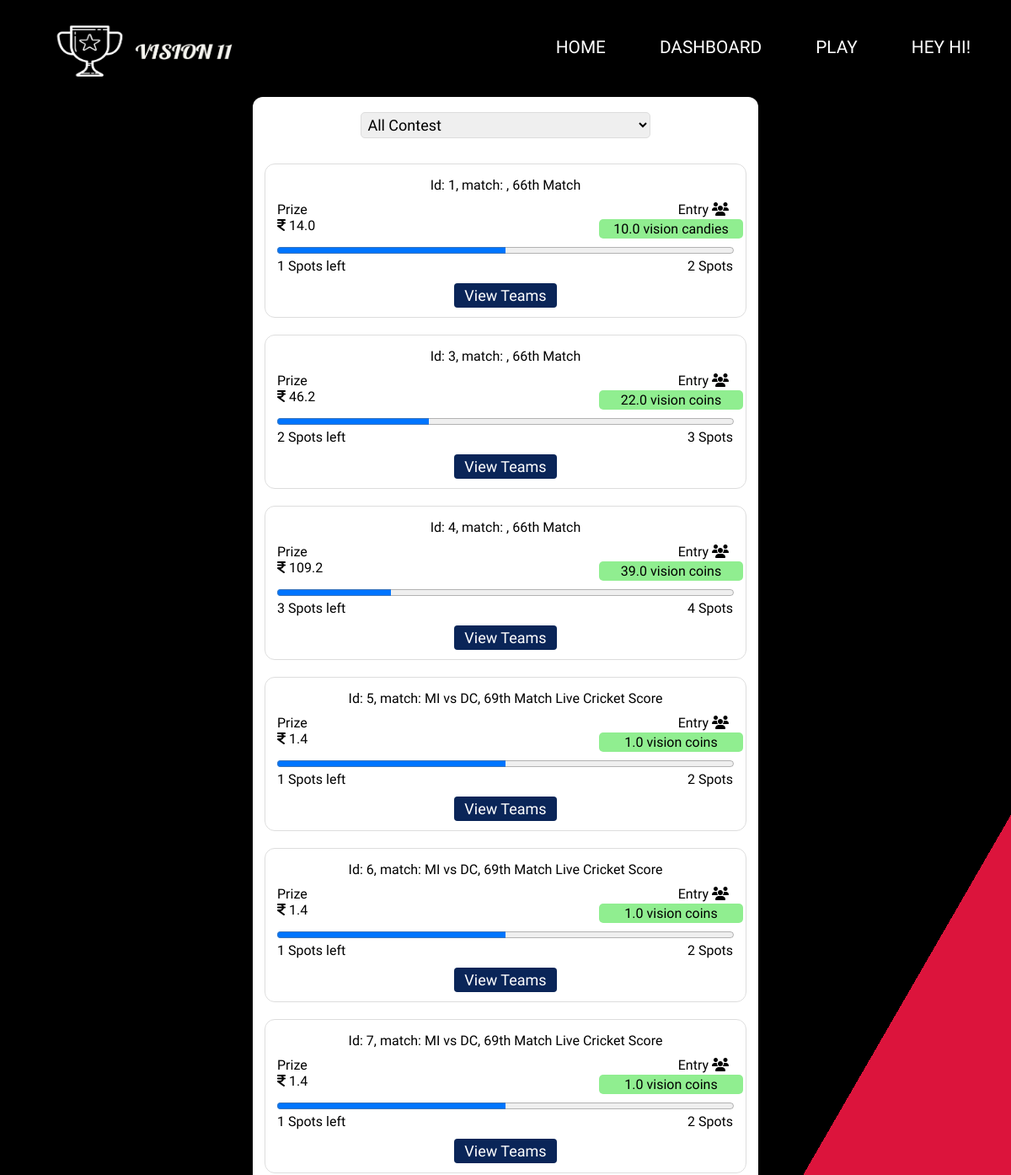
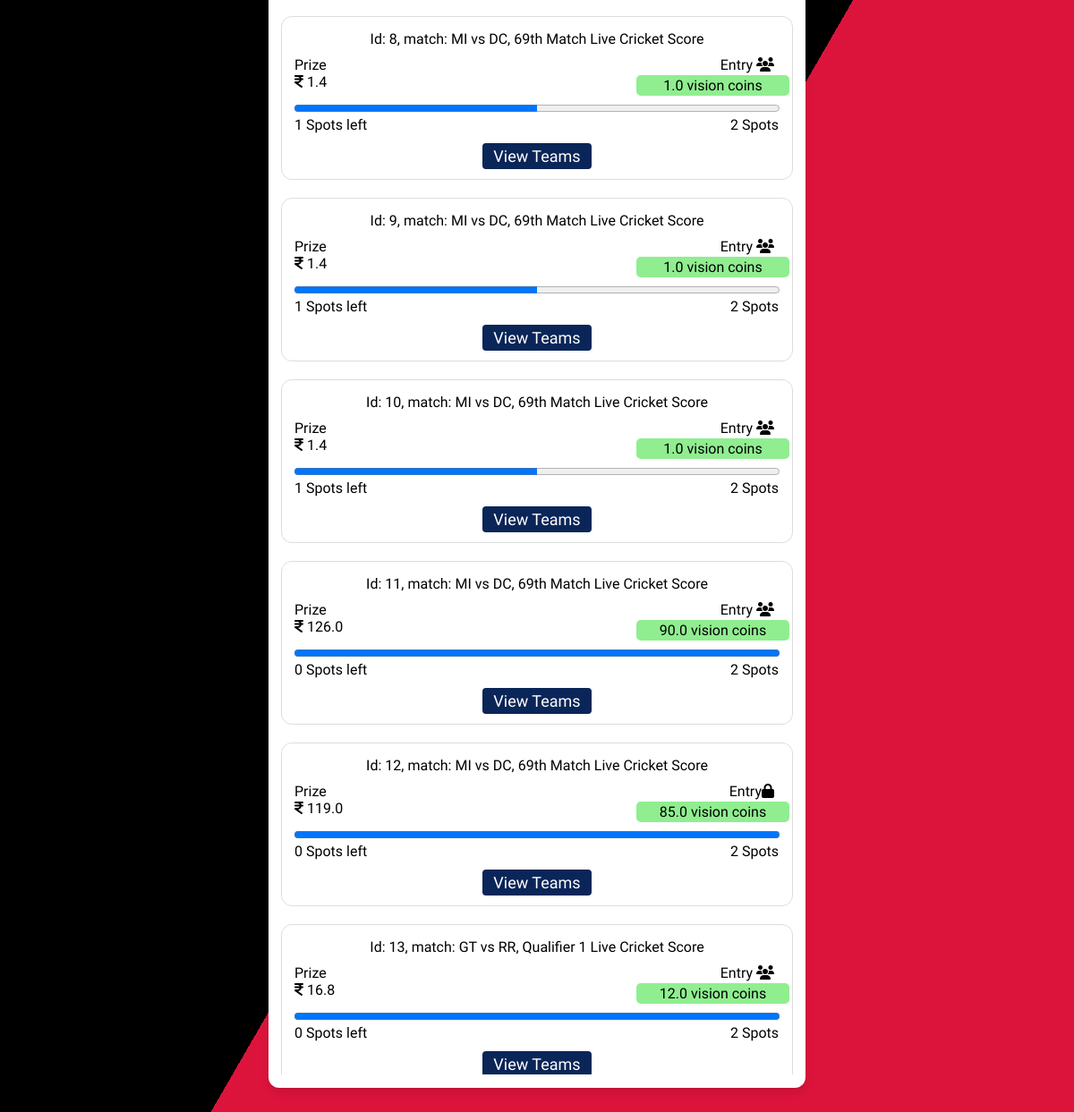
/mycontests (signed in), run on the app's committed database (2 pictures, top to bottom).
### usermanagerAPP/models.py (models this page shows, shortened)
class User1(AbstractUser):
    first_name = models.CharField(
        max_length=20
    )
    last_name = models.CharField(
        max_length=20
    )
    username = models.CharField(
        max_length=20,
        unique=True
    )
    age = models.IntegerField(
        null=True,
        blank=True
    )
    email = models.EmailField(
        max_length=50
    )
    vision_credits = models.FloatField(
        default=0
    )
    currency_type = models.CharField(
        choices=Currency_Choices,
        default=Choices.VISION_CANDIES,
        max_length=50
    )
    gender_type = models.CharField(
        choices=Gender_Choices,
        null=True,
        max_length=10
    )
    country = models.CharField(
        max_length=50
    )
    adult = models.BooleanField(
        'Adult_status',
        default=False
    )
    staff = models.BooleanField(
        'Staff_status',
        default=False
    )
    superuser = models.BooleanField(
        'super_user_status',
        default=False
    )
    aadhar_image = models.FileField(
        upload_to='others',
        null=True,
        blank=True
    )
    contests_won = models.IntegerField(
        default=0
    )
    objects = UserManager()

### mainAPP/models.py (models this page shows, shortened)
class Contest(models.Model):
    match_id = models.ForeignKey(
        Match,
        on_delete=models.CASCADE
    )
    user = models.ManyToManyField(
        User1
    )
    entry_fee = models.FloatField(
        default=1
    )
    fee_type = models.CharField(
        max_length=20,
        default='vision candies'
    )
    length = models.IntegerField(
        default=1
    )
    price_fee = models.FloatField(
        default=0
    )
    teams = models.ManyToManyField(
        to=UserTeam
    )
    reward_claimed = models.BooleanField(
        default=False
    )
    contest_type = models.CharField(
        default="public",
        max_length=25
    )
    password = models.CharField(
        max_length=128,
        null=True,
        blank=True
    )

class Match(models.Model):
    url = models.TextField(
        unique=True
    )
    title = models.TextField(
        null=True,
        blank=True
    )
    time = models.DateTimeField()
    name = models.CharField(
        max_length=100,
        null=True,
        blank=True
    )
    team1 = models.CharField(
        max_length=60,
        null=True,
        blank=True
    )
    team2 = models.CharField(
        max_length=60,
        null=True,
        blank=True
    )
    is_match_end = models.BooleanField(
        default=False
    )
    team1_img = models.TextField(
        null=True,
        blank=True
    )
    team2_img = models.TextField(
        null=True,
        blank=True
    )

### mainAPP/views.py (the view)
# urls.py: path('mycontests',views.RenderUserContest),
@login_required(login_url='/accounts/login')
def RenderUserContest(request):
    try:
        return vision11_render().render_usercontest(request)
    except:
        return redirect('/')

### templates/usercontest.html (shortened to what this page needs)
{% load static %}
<!DOCTYPE html>
<html lang="en">
<head>
    <link rel="stylesheet" href="{% static 'css/usercontest.css' %}">
    <link rel="stylesheet" href="https://stackpath.bootstrapcdn.com/font-awesome/4.7.0/css/font-awesome.min.css">
    <link rel="stylesheet" href="{% static 'css/navbar.css' %}">
</head>
<body>
    {% include 'navbar.html' %}
    <div class="multicolorbg">
        <div class="box" id="box">
            <select name="contestfilter" id="user_team" onchange="change_filter(id)">
                <option value="All Contest">All Contest</option>
              </select>
            <div class="allcontest" id="allcontest">
            {% for contest,slot,per in contests %}
                <div class="contest">
                    <div class="mathc_name">
                        <span>Id: {{ contest.id }}, match: {{ contest.match_id.title }}</span>
                    </div>
                    <div class="maincont">
                        <div class="heade">
                            <span class="prz">Prize</span>
                            {% if contest.contest_type == 'public' %}
                            <span class="entr">Entry <i class="fa fa-users" aria-hidden="true"></i>
                            </span>
                            {% else %}
                            <span class="entr">Entry<i class="fa fa-lock" aria-hidden="true"></i>
                            </span>
                            {% endif %}
                        </div>
                        <div class="money_container">
                            <span id="prize" class="prize"><i class="fa fa-inr" aria-hidden="true"></i>
                                {{ contest.price_fee }}</span>
                            <span id="entryfee1" class="entryfe">{{ contest.entry_fee }} {{ contest.fee_type }}</span>
                        </div>
                        <div class="progress_bar">
                            <progress id="prog1" value="{{ per }}" max="100" class="prog_bar"> 0% </progress>
                            <div class="spots">
                                <span id="spot_left1" class="spot_left">{{ slot }} Spots left</span>
                                <span id="total_spots1" class="total_spot">{{ contest.length }} Spots</span>
                            </div>
                        </div>
                        <div class="join">
                            <a href = "/contestdetails/contest={{ contest.id }}">View Teams</a>
                        </div>
                    </div>
                </div>
            {% endfor %}
            </div>
            </div>
        </div>
</body>
</html>

### templates/navbar.html (shortened to what this page needs)
{% load static %}
<header class="header">
    <img width="250px" height="70px" src="{% static 'imgs/web/logo.png' %}" alt="">
  <nav class="navbar">
    <ul class="navbar-list">
      <li><a class="navbar-link" href="/">Home</a></li>
      <li><a class="navbar-link" href="/dashboard">Dashboard</a></li>
      <li><a class="navbar-link" href="/play">Play</a></li>
      {% if not user.is_authenticated %}
      <li><a class="navbar-link" href="/accounts/signup" target="_blank">Register</a>
      {% else %}
      <li><a class="navbar-link" href="#">Hey {{user.first_name}}!</a>
      {% endif %}
      </li>
    </ul>
  </nav>
</header>

### statics/css/usercontest.css (style rules this page uses)
* { margin: 0; padding: 0; box-sizing: border-box; font-family: system-ui; }
body { overflow-x: hidden; }
.multicolorbg { background: crimson; background-image: linear-gradient(120deg, #000 55%, crimson 55%); background-repeat: no-repeat; background-size: cover; width: 100vw; min-height: 100vh; overflow: hidden; }
#allcontest,#completed,#winings,#live { height: 70vh; overflow-y: auto; }
.multicolorbg .box { width: 600px; margin: auto; margin-top: 115px; margin-bottom: 15px; background: #fff; padding: 15px 14px; border-radius: 12px; box-shadow: 0 5px 10px rgba(0,0,0,0.1); }
.contest { margin: auto; margin-top: 20px; background: #fff; padding: 15px 14px; border-radius: 12px; border: 1px solid #dddddd; position: relative; }
.mathc_name { text-align: center; }
.entr, .entryfe { position: absolute; }
.entr { right: 20px; }
.entryfe { margin-top: 2px; text-align: center; display: inline-block; right: 3px; width: 30%; background: lightgreen; padding: 2px; border-radius: 5px; white-space: nowrap; overflow: hidden; text-overflow: ellipsis; }
.prize { margin-top: 2px; }
.progress_bar { margin-top: 10px; }
.prog_bar { width: 100%; }
.total_spot { position: absolute; right: 15px; }
.join { text-align: center; margin-top: 15px; }
.join a { color: #fff; background: #0A2558; padding: 4px 12px; font-size: 18px; font-weight: 400; border-radius: 4px; text-decoration: none; transition: all 0.3s ease; cursor: pointer; }
.maincont { margin-top: 10px; }
select#user_team { display: block; width: 60%; margin: auto; margin-bottom: 10px; padding: 3px; font-size: 18px; border-radius: 5px; border: 1px solid #dddddd; margin-top: 3px; }

### statics/css/navbar.css (style rules this page uses)
* { padding: 0; margin: 0; box-sizing: border-box; font-family: "Work Sans", sans-serif; }
body,html { overflow-x: hidden; position: relative; }
.header { padding: 0 3rem; height: 7rem; display: flex; justify-content: space-between; align-items: center; position: absolute; width: 100vw; background: transparent; overflow: hidden; z-index: 10000; }
.header img { display: block; margin-top: 7px; z-index: 1000000; }
.navbar-list { display: flex; gap: 4rem; list-style: none; }
.navbar-link:link, .navbar-link:visited { display: inline-block; text-transform: uppercase; text-decoration: none; font-size: 1.3rem; font-weight: 500; color: white; transition: all 0.3s; }

### data on the page
User1: first_name "HI"
Contest: id "1", match_id ", 66th Match", contest_type "Entry", price_fee "14.0", entry_fee "10.0", fee_type "vision candies", {{ per }} 50.0 (drawn), slot "1", length "2"
Contest: id "3", match_id ", 66th Match", contest_type "Entry", price_fee "46.2", entry_fee "22.0", fee_type "vision coins", {{ per }} 33.33 (drawn), slot "2", length "3"
Contest: id "4", match_id ", 66th Match", contest_type "Entry", price_fee "109.2", entry_fee "39.0", fee_type "vision coins", {{ per }} 25.0 (drawn), slot "3", length "4"
Contest: id "5", match_id "MI vs DC, 69th Match Live Cricket Score", contest_type "Entry", price_fee "1.4", entry_fee "1.0", fee_type "vision coins", {{ per }} 50.0 (drawn), reward_claimed "1", length "2"
Contest: id "6", match_id "MI vs DC, 69th Match Live Cricket Score", contest_type "Entry", price_fee "1.4", entry_fee "1.0", fee_type "vision coins", {{ per }} 50.0 (drawn), reward_claimed "1", length "2"
Contest: id "7", match_id "MI vs DC, 69th Match Live Cricket Score", contest_type "Entry", price_fee "1.4", entry_fee "1.0", fee_type "vision coins", {{ per }} 50.0 (drawn), reward_claimed "1", length "2"
Contest: id "8", match_id "MI vs DC, 69th Match Live Cricket Score", contest_type "Entry", price_fee "1.4", entry_fee "1.0", fee_type "vision coins", {{ per }} 50.0 (drawn), reward_claimed "1", length "2"
Contest: id "9", match_id "MI vs DC, 69th Match Live Cricket Score", contest_type "Entry", price_fee "1.4", entry_fee "1.0", fee_type "vision coins", {{ per }} 50.0 (drawn), reward_claimed "1", length "2"
Contest: id "10", match_id "MI vs DC, 69th Match Live Cricket Score", contest_type "Entry", price_fee "1.4", entry_fee "1.0", fee_type "vision coins", {{ per }} 50.0 (drawn), reward_claimed "1", length "2"
Contest: id "11", match_id "MI vs DC, 69th Match Live Cricket Score", contest_type "Entry", price_fee "126.0", entry_fee "90.0", fee_type "vision coins", {{ per }} 100.0 (drawn), slot "0", length "2"
Contest: id "12", match_id "MI vs DC, 69th Match Live Cricket Score", contest_type "Entry", price_fee "119.0", entry_fee "85.0", fee_type "vision coins", {{ per }} 100.0 (drawn), slot "0", length "2"
Contest: id "13", match_id "GT vs RR, Qualifier 1 Live Cricket Score", contest_type "Entry", price_fee "16.8", entry_fee "12.0", fee_type "vision coins", {{ per }} 100.0 (drawn), reward_claimed "0", length "2"
